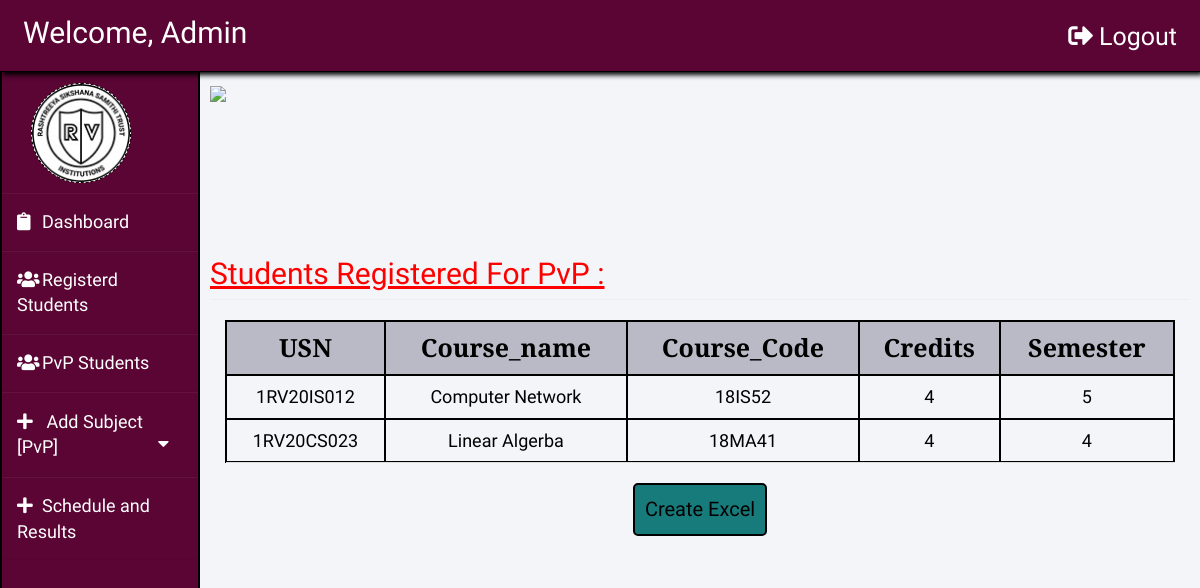
/admin/dashboard.php?page=manage_users_fst (signed in), run on the app's committed database.
### tables this page shows
CREATE TABLE `sub_reg` (
  `usn` varchar(255) NOT NULL,
  `sub_name` varchar(255) NOT NULL,
  `sub_code` varchar(255) NOT NULL,
  `credits` bigint(255) NOT NULL,
  `sem` int(11) DEFAULT NULL
);

### admin/manage_users_fst.php (the view, shortened to what this page needs)
<?php
    require_once('../connection.php');
    $query1 = "SELECT * FROM sub_reg";
    $result = mysqli_query($con,$query1);
    $rr=mysqli_num_rows($result);
    if(!$rr)
    {
    echo "<h2 style='color:red;color:#ff0000;font-family:Acme;position:relative;top:35px;left:30%;''>No Students have Registered For Fastrack Exams Yet.</h2>";
    }
    else
    {
?>
<!DOCTYPE html>
<html lang="en">
<head>
    <link rel="stylesheet" href="https://use.fontawesome.com/releases/v5.3.1/css/all.css">
</head>
<body>
    <img id="head" width="380px" style = "font-family:'PT Serif';" left:10 align='left' src = "../css/images/rvceheader.png">
    <br /><br /><br /><br /><br /><br />
    <h2 style="color:#ff0000;font-family:'Acme';" class = "page-header"><u>Students Registered For PvP :</u></h2>
    <div class = "col-lg-12 mcon text-center">
        <table id="mytab1" width = "100%" class="mtab table table-bordered table-hover table-responsive" style="margin-top:0;">
    	    <tr style = "background-color:rgba(128,128,147,0.5);color:black;font-size:25px;font-family: 'PT serif';" class="table-info">
                <th style='border:2px solid black'>USN</th>
                <th style='border:2px solid black'>Course_name</th>
                <th style='border:2px solid black'>Course_Code</th>
                <th style='border:2px solid black'>Credits</th>
                <th style='border:2px solid black'>Semester</th>
		    </tr>
            <?php
                while($row = mysqli_fetch_array($result))
                    {
                        echo "<tr style='color:black;border-bottom:2px solid black;font-size:18px;border-right:2px solid black;border-top:2px solid black;border-left:2px solid black;'>";
                        echo "<td style='border:2px solid black'>".$row['usn']."</td>";
                        echo "<td style='border:2px solid black'>".$row['sub_name']."</td>";
                        echo "<td style='border:2px solid black'>".$row['sub_code']."</td>";
                        echo "<td style='border:2px solid black'>".$row['credits']."</td>";
                        echo "<td style='border:2px solid black'>".$row['sem']."</td>";
            ?>
            <?php
                }
            ?>
        </table>
        <button id = "mbtn-a" class = "mybtn" style = "padding:10px;font-size:20px;">Create Excel</button>
        <?php
                }
            ?>
    </div>
</body>
</html>

### css/dashboard.css (style rules this page uses)
body { padding-top: 50px; }
.main .page-header { margin-top: 0; }

### admin/dashboard.php (style rules this page uses)
body { background-color: #f3f5f9; }

### admin/manage_users_fst.php (style rules this page uses)
.mcon { font-family:'Acme'; }
.mtab { font-family:'Acme'; }
.mybtn { background-color: rgba(0,110,110,0.9); border: 2px solid black; border-radius: 5px; color: black; }
table th { text-align: center; }
table td { text-align: center; }

### data on the page
sub_reg: usn "1RV20IS012", sub_name "Computer Network", sub_code "18IS52", credits "4", sem "5"
sub_reg: usn "1RV20CS023", sub_name "Linear Algerba", sub_code "18MA41", credits "4", sem "4"
